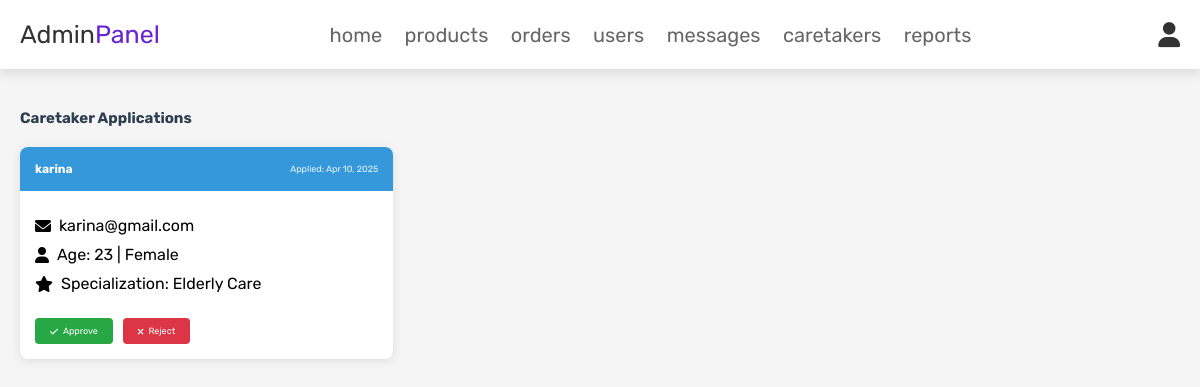
Before: /admin_caretakers.php with the older database file.
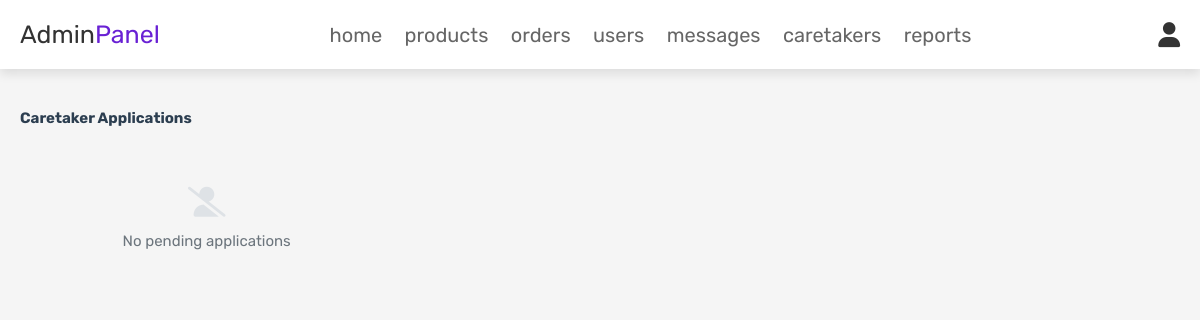
After: the same page with the newer database file.
### tables this page shows
CREATE TABLE `caretakers` (
  `caretaker_id` int(11) NOT NULL,
  `user_id` int(11) NOT NULL,
  `name` varchar(100) DEFAULT NULL,
  `age` int(11) DEFAULT NULL,
  `hourly_rate` decimal(10,2) NOT NULL,
  `specialization` varchar(100) NOT NULL,
  `description` text DEFAULT NULL,
  `profile_img` varchar(255) DEFAULT NULL,
  `resume_path` varchar(255) DEFAULT NULL,
  `gender` enum('male','female','other') NOT NULL,
  `is_approved` tinyint(1) DEFAULT 0,
  `is_available` tinyint(1) DEFAULT 1,
  `resume_type` varchar(50) DEFAULT NULL,
  `applied_at` datetime DEFAULT NULL,
  `created_at` timestamp NOT NULL DEFAULT current_timestamp()
);

CREATE TABLE `users` (
  `id` int(100) NOT NULL,
  `name` varchar(100) NOT NULL,
  `email` varchar(100) NOT NULL,
  `password` varchar(100) NOT NULL,
  `user_type` varchar(20) NOT NULL DEFAULT 'user',
  `application_status` varchar(50) DEFAULT 'pending'
);

### admin_caretakers.php (the view, shortened to what this page needs)
<?php
include 'admin_header.php';
$caretakers = mysqli_query($conn, "
    SELECT c.*, u.name, u.email
    FROM caretakers c
    JOIN users u ON c.user_id = u.id
    WHERE c.is_approved = 0
    ORDER BY c.applied_at DESC
");
?>
<!DOCTYPE html>
<html lang="en">
<head>
    <link rel="stylesheet" href="https://cdnjs.cloudflare.com/ajax/libs/font-awesome/6.0.0/css/all.min.css">
   <link rel="stylesheet" href="css/admin_style.css">
</head>
<body>
    <section class="caretaker-applications">
        <h1>Caretaker Applications</h1>
        <div class="application-list">
            <?php if(mysqli_num_rows($caretakers) > 0): ?>
                <?php while($app = mysqli_fetch_assoc($caretakers)): ?>
                    <div class="application-card">
                        <div class="card-header">
                            <h3><?= htmlspecialchars($app['name']) ?></h3>
                            <span class="app-date">Applied: <?= date('M d, Y', strtotime($app['applied_at'])) ?></span>
                        </div>
                        <div class="card-body">
                            <p><i class="fas fa-envelope"></i> <?= htmlspecialchars($app['email']) ?></p>
                            <p><i class="fas fa-user"></i>
                                <?= !empty($app['age']) ? 'Age: '.$app['age'].' | ' : '' ?>
                                <?= !empty($app['gender']) ? ucfirst($app['gender']) : 'Gender not specified' ?>
                            </p>
                            <?php if(!empty($app['specialization'])): ?>
                                <p><i class="fas fa-star"></i> Specialization: <?= ucwords(str_replace('_', ' ', $app['specialization'])) ?></p>
                            <?php endif; ?>
                            <div class="action-buttons">
                                <form method="POST" class="approve-form">
                                    <button type="submit" name="approve" class="btn approve-btn">
                                        <i class="fas fa-check"></i> Approve
                                    </button>
                                </form>
                                <form method="POST" class="reject-form">
                                    <button type="submit" name="reject" class="btn reject-btn">
                                        <i class="fas fa-times"></i> Reject
                                    </button>
                                </form>
                            </div>
                        </div>
                    </div>
                <?php endwhile; ?>
            <?php else: ?>
                <div class="empty-state">
                    <i class="fas fa-user-slash"></i>
                    <p>No pending applications</p>
                </div>
            <?php endif; ?>
        </div>
    </section>
</body>
</html>

Changed rows visible on the page:
removed caretakers: user.name "karina", applied_at "Apr 10, 2025", user.email "karina@gmail.com", age "23", gender "Female", specialization "Elderly Care"
Other visible differences:
text now shown: "No pending applications"
